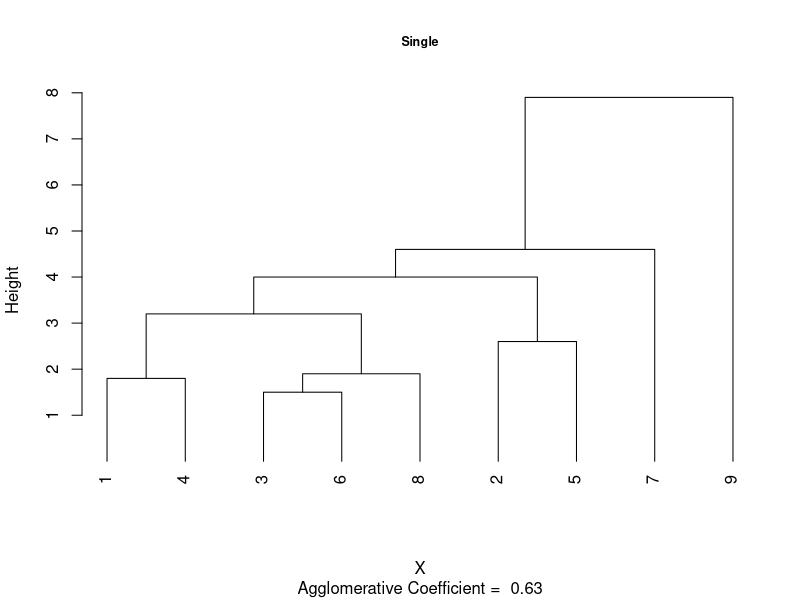

Source code (R):
library(cluster)
X <- c(6.2, 5, 3.9, 5.8, 4.8, 4.1, 4.1, 4.9, 1.2, 5.7, 2.3, 4.8, 5.8, 1.1, 4.9, 6.3, 3.9, 1.3, 5, 3.8, 5, 3.7, 5, 6.2, 1.3, 6.1, 0.7)
dim(X) <- c(9, 3)
X
dist(X, method="manhattan", diag=TRUE, upper=TRUE)

D <- as.matrix(dist(X, method="manhattan", diag=TRUE, upper=TRUE))
min(D[c(1,7,9), -c(1,7,9)])

A <- agnes(X, method="single", metric="manhattan")
A$diss
plot(A, which.plots = 2, main="Single", cex.main=0.75, hang=-1)

KM <- kmeans(X, centers=3)
KM$cluster
KM$centers


PM <- pam(X, k=3)
PM$id.med
PM$medoids

X_1 <- diag(c(45.497, 10.864, 10.459, 10.014, 9.046, 8.607, 8.089, 7.948, 7.77, 7.348, 7.078, 6.69))
X_1 <- (1/114)*X_1^2
diag(X_1)[7]/sum(diag(X_1)) * 100
diag(X_1)/sum(diag(X_1)) * 100

T <- c(4.8, 6.2, 4.7, 0.9, 1.7, 6.3, 4.1, 5.1, 4.3, 1.2, 2, 2.8, 5.7, 6, 2.8, 4.1, 0.9, 0.8, 2, 0.8, 5.1, 5.1, 1.3, 5.7, 2.9, 3.9, 3.7, 4.8, 6, 1.1, 0.8, 1.1)
dim(T) <- c(8, 4)
D_2 <- as.matrix(dist(T, method="manhattan", diag = TRUE, upper = TRUE))
max(D_2[c(5,6),-c(5,6)])
